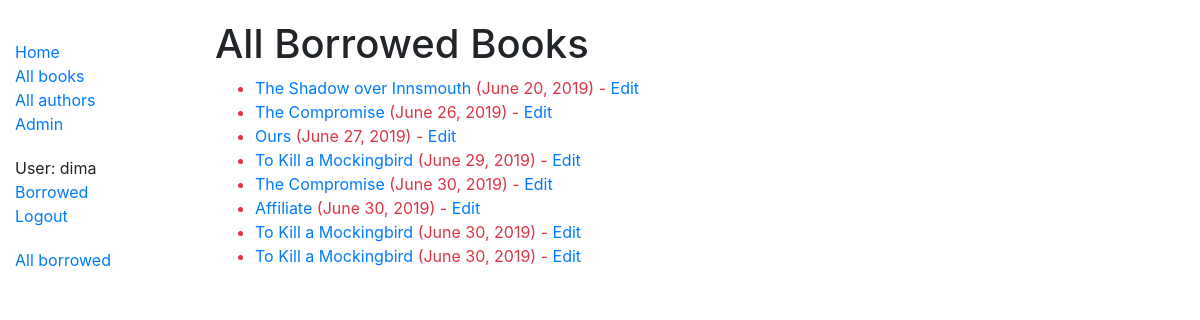
Before: /catalog/borrowed/ (signed in) with the older database file.
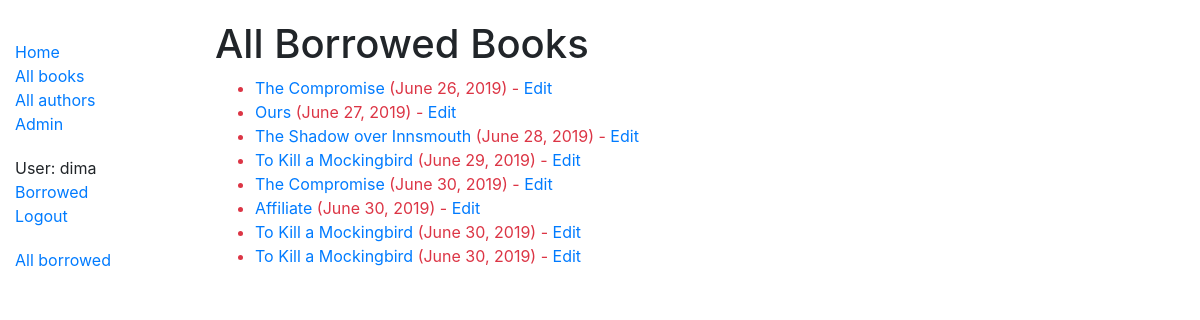
After: the same page with the newer database file.
### catalog/models.py (models this page shows, shortened)
class BookInstance(models.Model):
	id = models.UUIDField(primary_key=True, default=uuid.uuid4, help_text='Unique ID for this particular book across whole library')
	book = models.ForeignKey('Book', on_delete=models.SET_NULL, null=True)
	language = models.ForeignKey('Language', on_delete=models.SET_NULL, null=True)
	imprint = models.CharField(max_length=200)
	due_back = models.DateField(null=True, blank=True)
	LOAN_STATUS = (
		('m', 'Maintenance'),
		('o', 'On loan'),
		('a', 'Available'),
		('r', 'Reserved'),
	)
	status = models.CharField(
		max_length=1,
		choices=LOAN_STATUS,
		blank=True,
		default='m',
		help_text='Book availability',
	)
	borrower = models.ForeignKey(User, on_delete = models.SET_NULL, null=True, blank=True)
	class Meta:
		ordering = ['book', 'status', 'due_back']
		permissions = (("can_mark_returned", "Set book as returned"),)
	@property
	def is_overdue(self):
		if self.due_back and date.today() > self.due_back:
			return True
		return False

class Book(models.Model):
	title = models.CharField(max_length=200)
	summary = models.TextField()
	author = models.ForeignKey('Author', on_delete=models.SET_NULL, null=True)
	isbn = models.CharField('ISBN', max_length=13, help_text='13 Character <a href="https://www.isbn-international.org/content/what-isbn">ISBN number</a>')
	genre = models.ManyToManyField(Genre, help_text='Select a genre for this book')
	class Meta:
		ordering = ['title']
	def display_genre(self):
		return ', '.join(genre.name for genre in self.genre.all())
	display_genre.short_description = 'Genre'

### catalog/views.py (the view)
# urls.py: path('borrowed/', views.AllLoanedBooksListView.as_view(), name='borrowed'),
class AllLoanedBooksListView(PermissionRequiredMixin, generic.ListView):
	model = BookInstance
	permission_required = 'catalog.can_mark_returned'
	template_name = 'catalog/all_borrowed.html'
	paginate_by = 10
	def get_queryset(self):
		return BookInstance.objects.filter(status__exact='o').order_by('due_back')

### catalog/templates/catalog/all_borrowed.html
{% extends "base_generic.html" %}
{% block content %}
<h1>All Borrowed Books</h1>
{% if bookinstance_list %}
	<ul>
		{% for bookinst in bookinstance_list %}
			<li class="{% if bookinst.is_overdue %}text-danger{% endif %}">
				<a href="{% url 'book-detail' bookinst.book.pk %}">
					{{ bookinst.book.title }}
				</a>
				({{ bookinst.due_back }})
				{% if perms.catalog.can_mark_returned %}
				- <a href="{% url 'renew-book-librarian' bookinst.pk %}">Edit</a>
				{% endif %}
			</li>
		{% endfor %}
	</ul>
{% else %}
	<p>There are no books borrowed.</p>
{% endif %}
{% endblock %}

Changed rows visible on the page:
changed BookInstance "The Shadow over Innsmouth": due_back "June 20, 2019" → "June 28, 2019"; moves down the list
